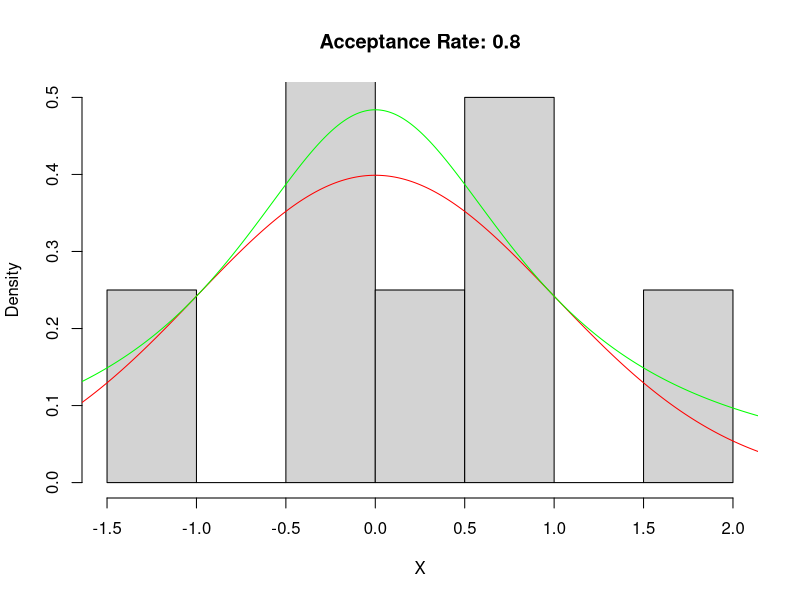

R code for this plot:
x<-1
while(x <= 10){
  U2 <- runif(1,0,1)
  print(U2)
  x = x+1
  print(x)
}


set.seed(475)
n=10; 
U1=runif(n,min=0,max=1); 
U2=runif(n,min=0,max=1)
M=2*exp(-1/2)*sqrt(pi/2)
print(M)
Y=tan(pi*(U1-1/2))
fY=exp(-Y^2/2)/sqrt(2*pi)
print(fY)
gY=1/pi/(1+Y^2)
print(gY)
X=Y[U2<=fY/gY/M]
print(X)

hist(X,freq=FALSE,ylim=c(0,0.5), main=paste("Acceptance Rate:",length(X)/n))
tt=seq(from=-4,to=4,by=0.01); 
lines(tt,exp(-tt^2/2)/sqrt(2*pi),col='red') ## add the true normal pdf
lines(tt,1/pi/(1+tt^2)*M,col='green') 

